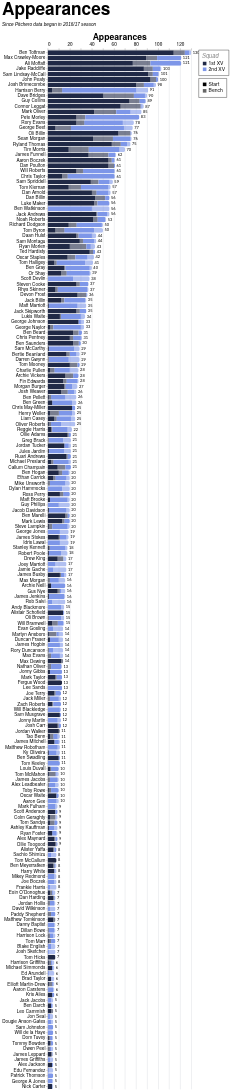

The specification (Vega-Lite) saved for this image:
### Vega-Lite specification from a JSON file in a GitHub repository (floating-point values rounded to 4 significant figures; data arrays with more than 128 entries replaced by an {"elided": "..."} marker saying what was removed)
{"config": {"axis": {"labelFont": "PT Sans Narrow, Helvetica Neue, Helvetica, Arial, sans-serif", "titleFont": "PT Sans Narrow, Helvetica Neue, Helvetica, Arial, sans-serif", "labelFontSize": 13, "titleFontSize": 24, "gridColor": "#202947", "gridOpacity": 0.2, "zindex": 1}, "text": {"font": "Lato, sans-serif"}, "bar": {"cornerRadiusEnd": 5}, "header": {"labelFont": "PT Sans Narrow, Helvetica Neue, Helvetica, Arial, sans-serif", "titleFont": "PT Sans Narrow, Helvetica Neue, Helvetica, Arial, sans-serif", "labelFontSize": 24, "titleFontSize": 28, "labelFontWeight": "bold", "orient": "left"}, "legend": {"labelFont": "PT Sans Narrow, Helvetica Neue, Helvetica, Arial, sans-serif", "titleFont": "PT Sans Narrow, Helvetica Neue, Helvetica, Arial, sans-serif", "labelFontSize": 14, "titleFontSize": 16, "titlePadding": 5, "fillColor": "white", "strokeColor": "black", "padding": 10, "titleFontWeight": "lighter", "titleFontStyle": "italic", "titleColor": "gray", "offset": 10}, "title": {"font": "PT Sans Narrow, Helvetica Neue, Helvetica, Arial, sans-serif", "fontSize": 48, "fontWeight": "bold", "anchor": "start", "align": "center", "titlePadding": 20, "subtitlePadding": 10, "subtitleFontSize": 13, "subtitleColor": "", "subtitleFontStyle": "italic", "offset": 15, "color": "black"}, "axisX": {"labelAngle": 0}, "facet": {"title": null, "header": null, "align": {"row": "each", "column": "each"}}, "resolve": {"scale": {"y": "independent", "facet": "independent"}}, "background": "transparent", "scale": {"offsetBandPaddingOuter": 0.2, "offsetBandPaddingInner": 0.1}, "view": {"stroke": null, "background": "transparent"}}, "layer": [{"mark": {"type": "bar"}, "encoding": {"color": {"field": "squad", "legend": {"direction": "vertical", "labelExpr": "datum.value + ' XV'", "offset": 20, "orient": "right", "title": "Squad"}, "scale": {"domain": ["1st", "2nd"], "range": ["#202946", "#7d96e8"]}, "sort": ["1st", "2nd"], "type": "nominal"}, "opacity": {"field": "start", "legend": {"direction": "vertical", "offset": 20, "orient": "right", "title": null}, "scale": {"domain": ["Start", "Bench"], "range": [1.0, 0.6]}, "sort": ["Start", "Bench"], "type": "nominal"}, "order": {"field": "stack_order", "sort": "ascending", "type": "quantitative"}, "tooltip": [{"field": "player", "title": "Player", "type": "nominal"}, {"field": "squad", "title": "Squad", "type": "nominal"}, {"field": "start", "title": "Selection", "type": "nominal"}, {"aggregate": "sum", "field": "games", "title": "Games", "type": "quantitative"}, {"aggregate": "max", "field": "player_total", "title": "Total", "type": "quantitative"}], "x": {"aggregate": "sum", "axis": {"orient": "top", "title": "Appearances"}, "field": "games", "type": "quantitative"}, "y": {"field": "player", "sort": {"field": "player_total", "op": "max", "order": "descending"}, "title": null, "type": "nominal"}}}, {"mark": {"type": "text", "align": "left", "baseline": "middle", "color": "black", "dx": 4, "fontSize": 11}, "encoding": {"text": {"field": "total_games", "format": ".0f", "type": "quantitative"}, "x": {"axis": {"orient": "top", "title": "Appearances"}, "field": "total_games", "type": "quantitative"}, "y": {"field": "player", "sort": {"field": "player_total", "op": "max", "order": "descending"}, "title": null, "type": "nominal"}}, "transform": [{"aggregate": [{"op": "sum", "field": "games", "as": "total_games"}, {"op": "max", "field": "player_total", "as": "player_total"}], "groupby": ["player"]}]}], "data": {"name": "data-7fd622287e41a984b8cc05743bc058ec"}, "height": {"step": 15}, "params": [{"name": "seasonParam", "value": []}, {"name": "gameTypesParam", "value": []}, {"name": "squadParam", "value": "All"}, {"name": "positionsParam", "value": []}, {"name": "minAppsParam", "value": 5}], "title": {"text": "Appearances", "subtitle": "Since Pitchero data began in 2016/17 season"}, "transform": [{"filter": "length(seasonParam) === 0 || indexof(seasonParam, datum.season) >= 0"}, {"filter": "length(gameTypesParam) === 0 || indexof(gameTypesParam, datum.game_type) >= 0"}, {"filter": "squadParam === \"All\" || datum.squad === squadParam"}, {"filter": "length(positionsParam) === 0 || indexof(positionsParam, datum.position) >= 0"}, {"joinaggregate": [{"op": "sum", "field": "games", "as": "player_total"}], "groupby": ["player"]}, {"filter": "datum.player_total >= minAppsParam"}], "width": 400, "$schema": "https://vega.github.io/schema/vega-lite/v5.20.1.json", "datasets": {"data-7fd622287e41a984b8cc05743bc058ec": {"elided": "2377 records"}}}
